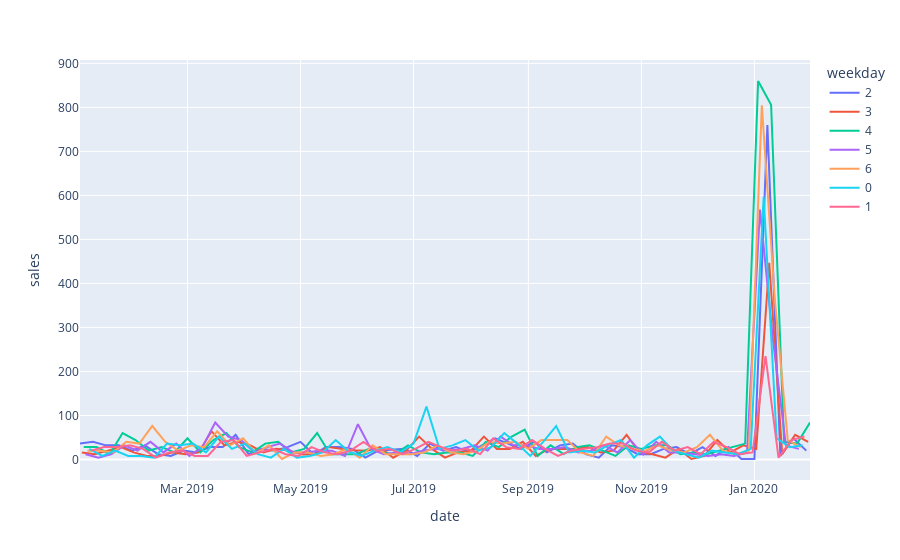

Write notebook code for a chart like this one.
### Markdown cell above
We see that there is approximately constant sles over a spread then decreases with both deaths,cases.

### Code cell
precov_eda = precov[precov.wh_id == 1][['date','sales']]
precov_eda.loc[:,'weekday']=precov.date.dt.weekday.astype('object')
px.line(precov_eda,x='date',y='sales',color='weekday')
